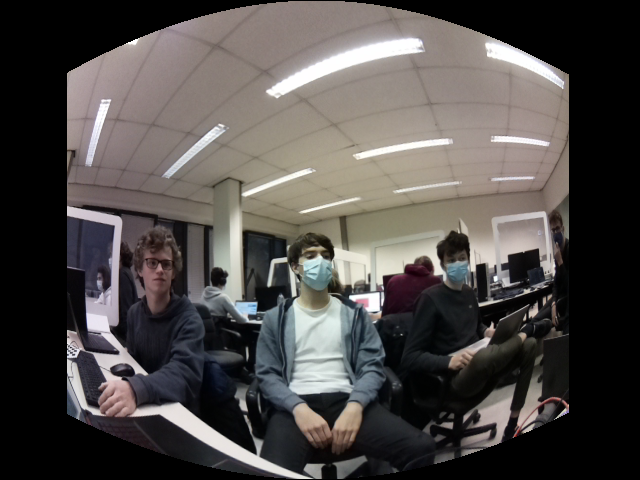
#> input picture programs/cylindrical_projection/cylindrical_projection_images/left0_cyl.png, 640 x 480 px, found by its file name
$ python translation.py
#> lines starting #> are read from the running program, lines starting #| are printed output that depends on the picture
import cv2
import numpy as np

img1 = cv2.imread('/Users/lars/Desktop/PenO3-CW4A1/programs/cylindrical_projection/cylindrical_projection_images/left0_cyl.png')
#> img1 is the input picture: shape (480, 640, 3); mean B, G, R 73.1, 75.2, 79.2
img2 = cv2.imread('/Users/lars/Desktop/PenO3-CW4A1/programs/cylindrical_projection/cylindrical_projection_images/right0_cyl.png')
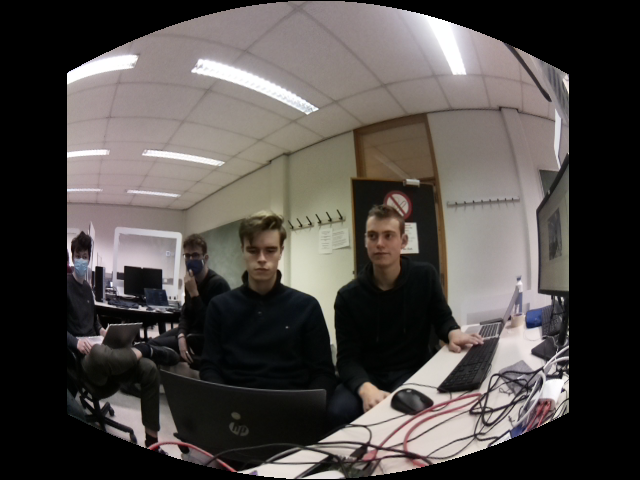
#> input picture programs/cylindrical_projection/cylindrical_projection_images/right0_cyl.png, 640 x 480 px, found by its file name
#> img2 is the input picture: shape (480, 640, 3); mean B, G, R 72, 75, 79.9

# Store height and width of the image
height, width = img1.shape[:2]
#> height = 480; width = 640

quarter_height, quarter_width = height / 4, width / 4
#> quarter_height = 120; quarter_width = 160

T1 = np.float32([[1, 0, width], [0, 1, 0]])
#> T1 = [[1, 0, 640], [0, 1, 0]]
T2 = np.float32([[1, 0, 0], [0, 1, 0]])

# We use warpAffine to transform
# the image using the matrix, T
img2_translation = cv2.warpAffine(img1, T1, (width*2, height))
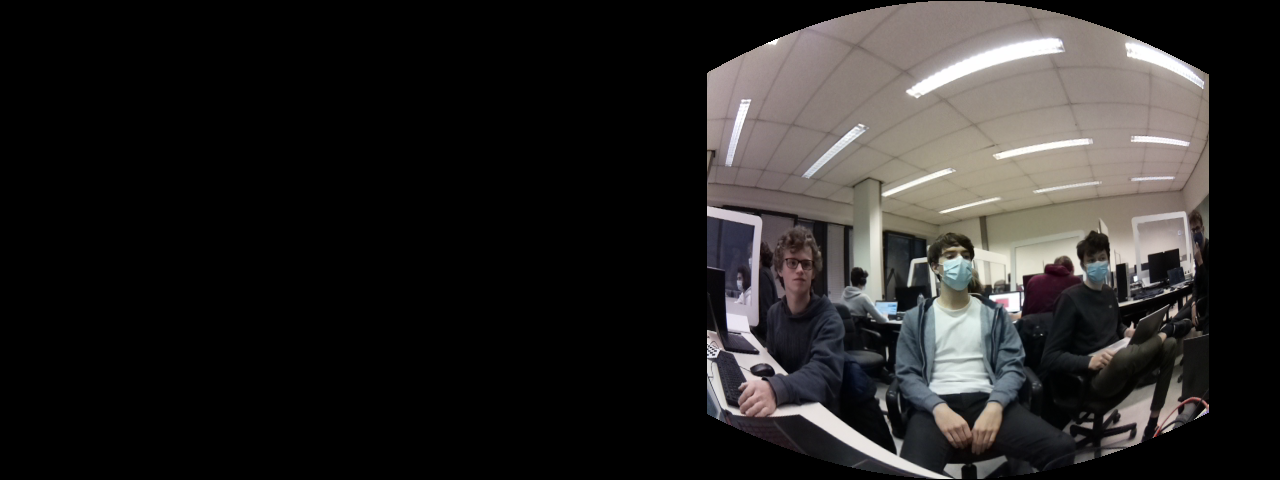
#> img2_translation: shape (480, 1280, 3); mean B, G, R 36.6, 37.6, 39.6

cv2.imshow('Translation', img2_translation)
cv2.waitKey()

cv2.destroyAllWindows()
